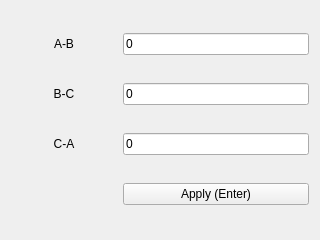
<?xml version="1.0" encoding="UTF-8"?>
<ui version="4.0">
 <class>Config</class>
 <widget class="QWidget" name="Config">
  <property name="geometry">
   <rect>
    <x>0</x>
    <y>0</y>
    <width>320</width>
    <height>240</height>
   </rect>
  </property>
  <property name="windowTitle">
   <string>Configure</string>
  </property>
  <layout class="QGridLayout" name="gridLayout">
   <item row="3" column="2">
    <widget class="QPushButton" name="btn_apply">
     <property name="text">
      <string>Apply (Enter)</string>
     </property>
    </widget>
   </item>
   <item row="2" column="2">
    <widget class="QLineEdit" name="LE_ca">
     <property name="text">
      <string>0</string>
     </property>
     <property name="cursorPosition">
      <number>1</number>
     </property>
    </widget>
   </item>
   <item row="2" column="0" colspan="2">
    <widget class="QLabel" name="label_3">
     <property name="text">
      <string>C-A</string>
     </property>
     <property name="alignment">
      <set>Qt::AlignCenter</set>
     </property>
    </widget>
   </item>
   <item row="0" column="0" colspan="2">
    <widget class="QLabel" name="label">
     <property name="text">
      <string>A-B</string>
     </property>
     <property name="alignment">
      <set>Qt::AlignCenter</set>
     </property>
    </widget>
   </item>
   <item row="0" column="2">
    <widget class="QLineEdit" name="LE_ab">
     <property name="text">
      <string>0</string>
     </property>
    </widget>
   </item>
   <item row="3" column="0">
    <spacer name="horizontalSpacer">
     <property name="orientation">
      <enum>Qt::Horizontal</enum>
     </property>
     <property name="sizeType">
      <enum>QSizePolicy::Minimum</enum>
     </property>
     <property name="sizeHint" stdset="0">
      <size>
       <width>100</width>
       <height>20</height>
      </size>
     </property>
    </spacer>
   </item>
   <item row="1" column="2">
    <widget class="QLineEdit" name="LE_bc">
     <property name="text">
      <string>0</string>
     </property>
     <property name="cursorPosition">
      <number>1</number>
     </property>
    </widget>
   </item>
   <item row="1" column="0" colspan="2">
    <widget class="QLabel" name="label_2">
     <property name="text">
      <string>B-C</string>
     </property>
     <property name="alignment">
      <set>Qt::AlignCenter</set>
     </property>
    </widget>
   </item>
  </layout>
 </widget>
 <tabstops>
  <tabstop>LE_ab</tabstop>
  <tabstop>LE_bc</tabstop>
  <tabstop>LE_ca</tabstop>
  <tabstop>btn_apply</tabstop>
 </tabstops>
 <resources/>
 <connections/>
</ui>
